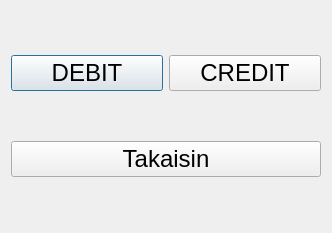
<?xml version="1.0" encoding="UTF-8"?>
<ui version="4.0">
 <class>tilinvalinta</class>
 <widget class="QDialog" name="tilinvalinta">
  <property name="geometry">
   <rect>
    <x>0</x>
    <y>0</y>
    <width>332</width>
    <height>233</height>
   </rect>
  </property>
  <property name="windowTitle">
   <string>Dialog</string>
  </property>
  <property name="styleSheet">
   <string notr="true">background-color: qconicalgradient(cx:0.5, cy:0.5, angle:0, stop:0 rgba(35, 40, 3, 255), stop:0.16 rgba(136, 106, 22, 255), stop:0.225 rgba(166, 140, 41, 255), stop:0.285 rgba(204, 181, 74, 255), stop:0.345 rgba(235, 219, 102, 255), stop:0.415 rgba(245, 236, 112, 255), stop:0.52 rgba(209, 190, 76, 255), stop:0.57 rgba(187, 156, 51, 255), stop:0.635 rgba(168, 142, 42, 255), stop:0.695 rgba(202, 174, 68, 255), stop:0.75 rgba(218, 202, 86, 255), stop:0.815 rgba(208, 187, 73, 255), stop:0.88 rgba(187, 156, 51, 255), stop:0.935 rgba(137, 108, 26, 255), stop:1 rgba(35, 40, 3, 255));</string>
  </property>
  <layout class="QGridLayout" name="gridLayout_3">
   <item row="0" column="0">
    <layout class="QGridLayout" name="gridLayout_2">
     <item row="0" column="0">
      <widget class="QPushButton" name="debit">
       <property name="font">
        <font>
         <pointsize>18</pointsize>
        </font>
       </property>
       <property name="text">
        <string>DEBIT</string>
       </property>
      </widget>
     </item>
     <item row="0" column="1">
      <widget class="QPushButton" name="credit">
       <property name="font">
        <font>
         <pointsize>18</pointsize>
        </font>
       </property>
       <property name="text">
        <string>CREDIT</string>
       </property>
      </widget>
     </item>
    </layout>
   </item>
   <item row="1" column="0">
    <widget class="QPushButton" name="takaisin">
     <property name="font">
      <font>
       <pointsize>18</pointsize>
      </font>
     </property>
     <property name="text">
      <string>Takaisin</string>
     </property>
    </widget>
   </item>
  </layout>
 </widget>
 <resources/>
 <connections/>
</ui>
